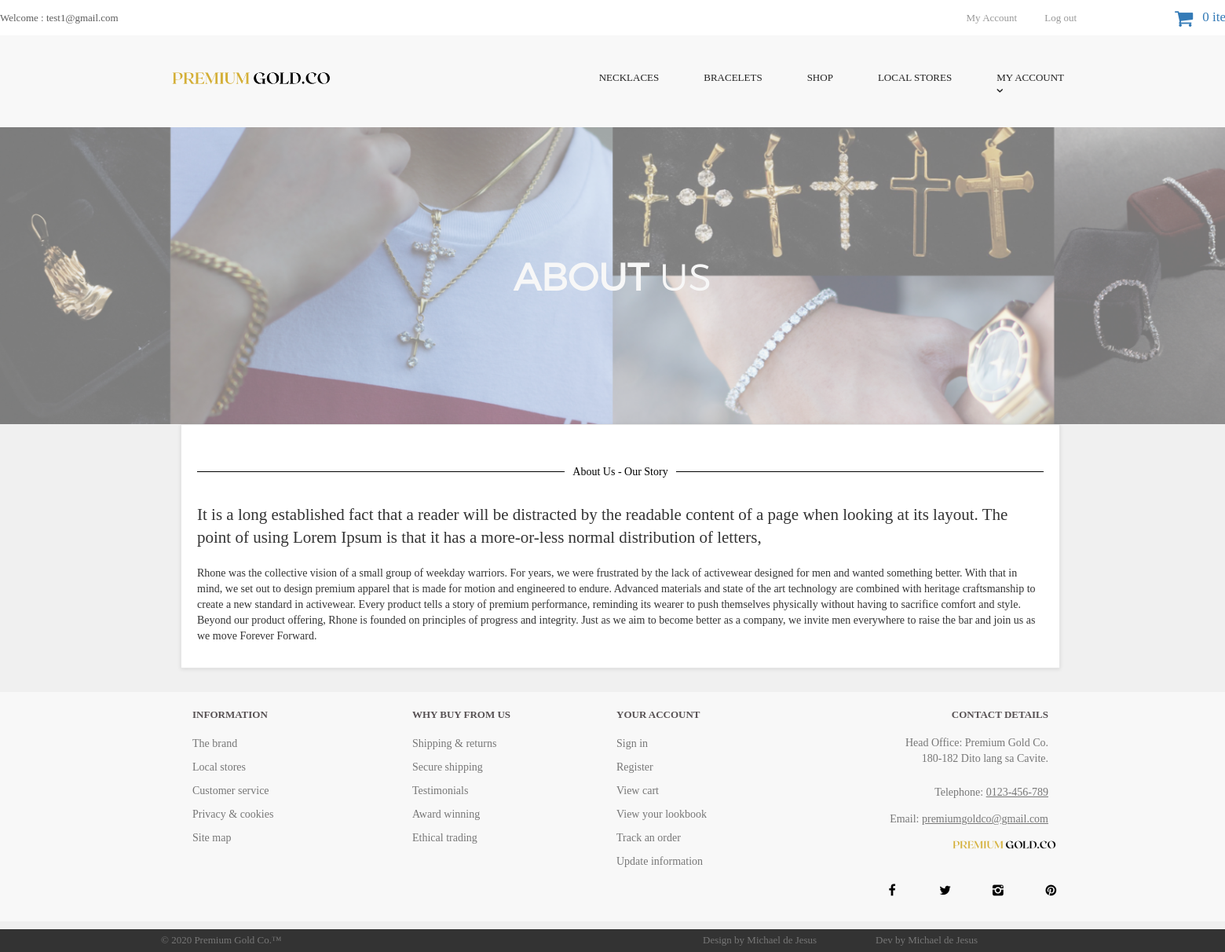
Page /about.php (signed in) on the committed database.
### tables this page shows
CREATE TABLE `about_us` (
  `about_id` int(10) NOT NULL,
  `about_heading` text NOT NULL,
  `about_short_desc` text NOT NULL,
  `about_desc` text NOT NULL
);

### about.php (the view, shortened to what this page needs)
<?php
include("includes/db.php");
include("includes/header.php");
include("includes/main.php");
?>
  <main>
    <div class="nero">
      <div class="nero__heading">
        <span class="nero__bold">About</span> us
      </div>
    </div>
  </main>
<div id="content" >
<div class="container" >
<div class="col-md-12" >
<div class="box" >
<?php
$get_about_us = "select * from about_us";
$run_about_us = mysqli_query($con,$get_about_us);
$row_about_us = mysqli_fetch_array($run_about_us);
$about_heading = $row_about_us['about_heading'];
$about_short_desc = $row_about_us['about_short_desc'];
$about_desc = $row_about_us['about_desc'];
?>
<h1> <?php echo $about_heading; ?> </h1>
<p class="lead"> <?php echo $about_short_desc; ?> </p>
<p> <?php echo $about_desc; ?> </p>
</div>
</div>
</div>
</div>
<?php
include("includes/footer.php");
?>
</body>
</html>

### styles/backend.css (style rules this page uses)
html { font-family: "Avenir Next Rounded Pro"; line-height: 1.15; -ms-text-size-adjust: 100%; -webkit-text-size-adjust: 100% }
body { margin: 0; }
h1 { font-size: 2em; margin: .67em 0; font-family:"Avenir Next Rounded Pro"; }
figcaption, figure, main { display: block }
html { box-sizing: border-box }
body { min-width: 1190px; font-family: Montserrat, sans-serif; font-weight: 400; background-color: white; }
.container { width: 1150px; margin: 0px auto; }
.nero { padding-top: 160px; padding-bottom: 140px; font-family: 'montserratlight', sans-serif; text-align: center; text-transform: uppercase; color: #FFF; background: #666 url("../images/neroHeading.jpeg") no-repeat; background-size: cover; background-position: center; opacity: 0.5; }
.nero__heading { font-size: 48px; }
.nero__bold { font-weight: 700; }
h1 { display: grid; width: 100%; align-items: center; text-align: center; grid-template-columns: minmax(5px, 1fr) auto minmax(5px, 1fr); grid-gap: 10px; }
h1:before, h1:after { content: ''; border-top: 1px solid; }
h1 { color:#000; margin: 30px 0; font: 400 1em/1.4 "Avenir Next Rounded Pro"; }

### styles/style.css (style rules this page uses)
body { font-family: "Avenir Next Rounded Pro"; font-size: 14px; line-height: 1.42857143; color: #333333; background-color: #f0f0f0; overflow-x: hidden; }
.box { background: #fff; margin: 0 0 30px; border: solid 1px #e6e6e6; box-sizing: border-box; padding:20px; box-shadow: 0 1px 5px rgba(0, 0, 0, 0.1); }
#content { padding-left: 20px; }

### rows in the picture
about_us: about_heading "About Us - Our Story", about_short_desc "It is a long established fact that a reader will be distracted by the readable content of a page when looking at its layout. The point of using Lorem Ipsum is that it has a more-or-less normal distribution of letters,", about_desc "Rhone was the collective vision of a small group of weekday warriors. For years, we were frustrated by the lack of activewear designed for men and wanted something better. With that in mind, we set out to design premium apparel that is made for motion and engineered to endure. Advanced materials and state of the art technology are combined with heritage craftsmanship to create a new standard in activewear. Every product tells a story of premium performance, reminding its wearer to push themselves physically without having to sacrifice comfort and style. Beyond our product offering, Rhone is founded on principles of progress and integrity. Just as we aim to become better as a company, we…"

### other values in the picture
$_SESSION['customer_email'] "test1@gmail.com"
$count_items "0"
